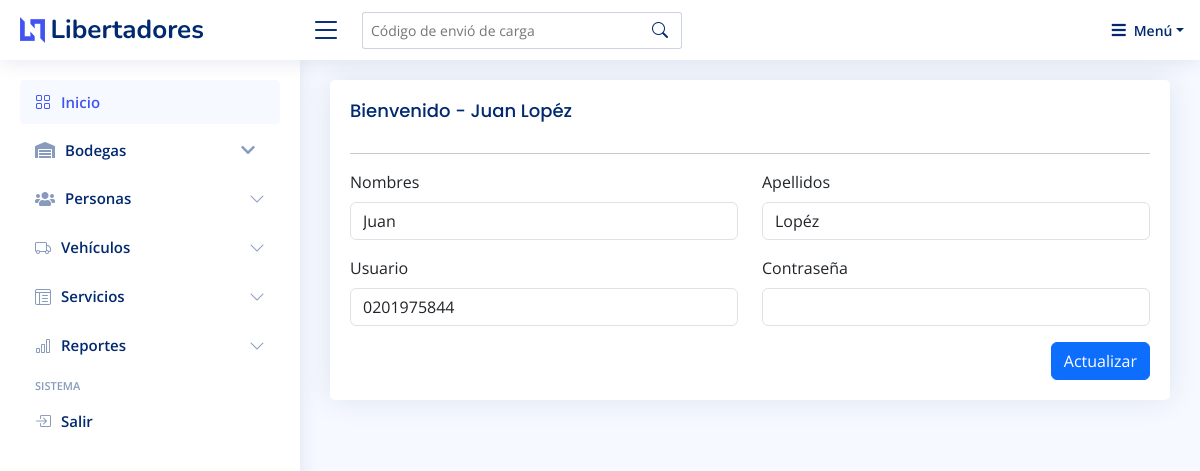
Screenshot of /app/?p=perfil_admin (signed in) with the database file from the repository.
### tables this page shows
CREATE TABLE `usuarios` (
  `id_usuario` int(11) NOT NULL,
  `nombres` varchar(200) NOT NULL,
  `apellidos` varchar(200) NOT NULL,
  `username` varchar(250) NOT NULL,
  `password` varchar(250) NOT NULL,
  `nivel` int(1) NOT NULL
);

### app/perfil_admin.php (the view, shortened to what this page needs)
<?php
include_once 'conexion.php';
$id_usuario = $_SESSION['id'];
$sql = "SELECT * FROM usuarios WHERE id_usuario = $id_usuario";
$query = $pdo->prepare($sql);
$query->execute();
$resultado = $query->fetch();
?>
<main id="main" class="main">
    <section class="section">
        <div class="row">
            <div class="col-lg-12">
                <div class="card">
                    <div class="card-body">
                        <h5 class="card-title">Bienvenido -
                            <?php echo $_SESSION['nombres'].' '.$_SESSION['apellidos']; ?></h5>
                        <hr>
                        <form action="?p=perfil_admin" method="post">
                            <div class="row">
                                <div class="col-md-6 mb-3">
                                    <label for="nombres" class="form-label">Nombres</label>
                                    <input type="text" class="form-control" id="nombres" name="nombres"
                                        value="<?php echo $resultado['nombres']; ?>" required>
                                </div>
                                <div class="col-md-6 mb-3">
                                    <label for="apellidos" class="form-label">Apellidos</label>
                                    <input type="text" class="form-control" id="apellidos" name="apellidos"
                                        value="<?php echo $resultado['apellidos']; ?>" required>
                                </div>
                            </div>
                            <div class="row">
                                <div class="col-md-6 mb-3">
                                    <label for="username" class="form-label">Usuario</label>
                                    <input type="text" class="form-control" id="username" name="username"
                                        value="<?php echo $resultado['username']; ?>" required>
                                </div>
                                <div class="col-md-6 mb-3">
                                    <label for="password" class="form-label">Contraseña</label>
                                    <input type="password" class="form-control" id="password" name="password" required>
                                </div>
                            </div>
                            <div class="text-end">
                                <button type="submit" class="btn btn-primary">Actualizar</button>
                            </div>
                        </form>
                    </div>
                </div>
            </div>
        </div>
    </section>
</main>

### app/assets/css/style.css (style rules this page uses)
:root { scroll-behavior: smooth; }
body { font-family: "Open Sans", sans-serif; background: #f6f9ff; color: #444444; }
h1, h2, h3, h4, h5, h6 { font-family: "Nunito", sans-serif; }
#main { margin-top: 60px; padding: 20px 30px; transition: all 0.3s; }
.card { margin-bottom: 30px; border: none; border-radius: 5px; box-shadow: 0px 0 30px rgba(1, 41, 112, 0.1); }
.card-title { padding: 20px 0 15px 0; font-size: 18px; font-weight: 500; color: #012970; font-family: "Poppins", sans-serif; }
.card-body { padding: 0 20px 20px 20px; }
@media (min-width: 1200px) { #main, #footer { margin-left: 300px; } }

### rows the page displays
usuarios: nombres "Juan", apellidos "Lopéz", username "0201975844"

### other values shown
$_SESSION['nombres'] "Juan"
$_SESSION['apellidos'] "Lopéz"
